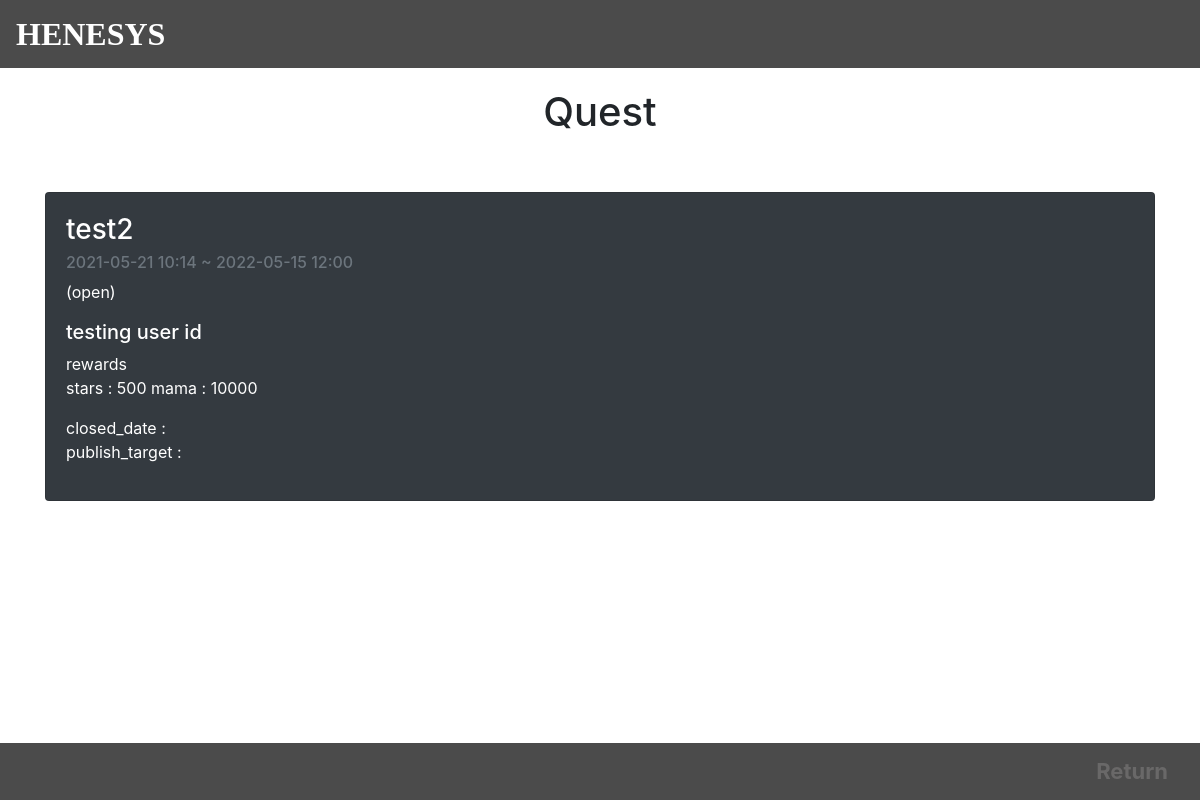
The app's page /quest/display_questlist/5 with its own data.
### quest/models.py (models this page shows, shortened)
class Quest(models.Model):
    questname = models.CharField(max_length=50)
    contents = models.TextField()
    stars = models.PositiveBigIntegerField()
    mana = models.PositiveBigIntegerField()
    status = models.CharField(max_length=50)
    pub_date = models.DateTimeField()
    closed_date = models.DateTimeField(null=True, blank=True)
    due_date = models.DateTimeField(null=True, blank=True)
    publish_target = models.CharField(max_length=50)
    tag = TaggableManager()

### quest/views.py (the view)
# urls.py: path('display_questlist/<int:pk>', views.display_detail_quest, name='display_detail_quest'),
def display_detail_quest(request, pk):
   quest_obj = Quest.objects.get(pk=pk)
   publish_target = HenesysUser.objects.get(id=quest_obj.publish_target)
   user_id = str(request.user.id)
   return render(request, 'display_detail_quest.html', {'quest':quest_obj, 'user_id':user_id, 'publish_target':publish_target})

### quest/templates/display_detail_quest.html (shortened to what this page needs)
{% extends 'base.html' %}
{% block content %}
<div class="container my-3">
    <h1 class="text-center">Quest</h1>
    <br><br>
    <div class="card text-white bg-dark mb-2">
        <div class="card-body">
            <h3 class="card-title">{{quest.questname}}</a></h3>
            <h6 class="card-subtitle mb-2 text-muted">{{quest.pub_date|date:"Y-m-d H:i"}} ~ {{quest.due_date|date:"Y-m-d H:i"}}</h6>
            <p class="card-text">
                ({{quest.status}})<br>
                <h5>{{quest.contents}}</h5>
                rewards<br>
                stars : {{quest.stars}} mama : {{quest.mana}}</p>
                closed_date : {{quest.closed_date|date:"Y-m-d H:i"}}<br>
                publish_target : {{publish_target.nickname}} </p>
        </div>
    </div>
</div>
<nav class="navbar fixed-bottom navbar-expand-lg py-1">
        <ul class="navbar-nav ml-auto">
            <li class="nav-bottom-item">
                <a class="nav-link" href="{% url 'display_questlist' %}">Return</a>
            </li>
        </ul>
</nav>
{% endblock %}

### templates/base.html (style rules this page uses)
body { background-image: url('https://i.redd.it/y68mq3s193431.jpg'); background-repeat: no-repeat; background-attachment: fixed; background-size: 100% 100%; }
body { -ms-overflow-style: none; scrollbar-width: none; overflow-y: scroll; }

### templates/navbar.html (style rules this page uses)
.nav-link { color: rgb(105, 104, 104); font-size: 22px; font-weight: bold; font-style: Sodosans; }
.navbar { background-color: rgb(75, 75, 75); padding-top: 10px !important; padding-bottom: 10px !important; }
.nav-bottom-item { float: left; list-style: none; padding: 0px 8px; }

### records on screen
Quest: questname "test2", pub_date "2021-05-21 10:14", due_date "2022-05-15 12:00", status "open", contents "testing user id", stars "500", mana "10000"
